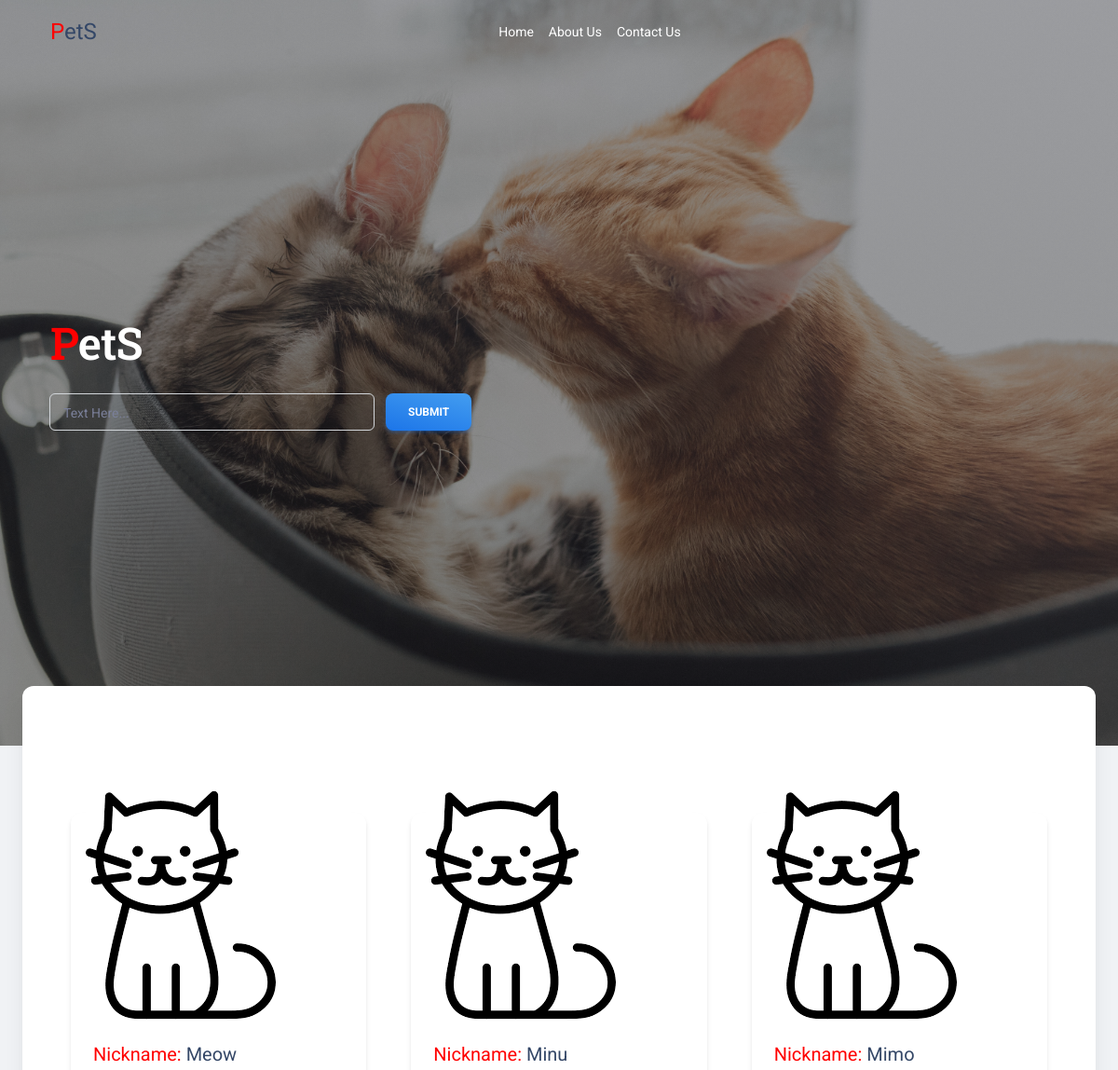
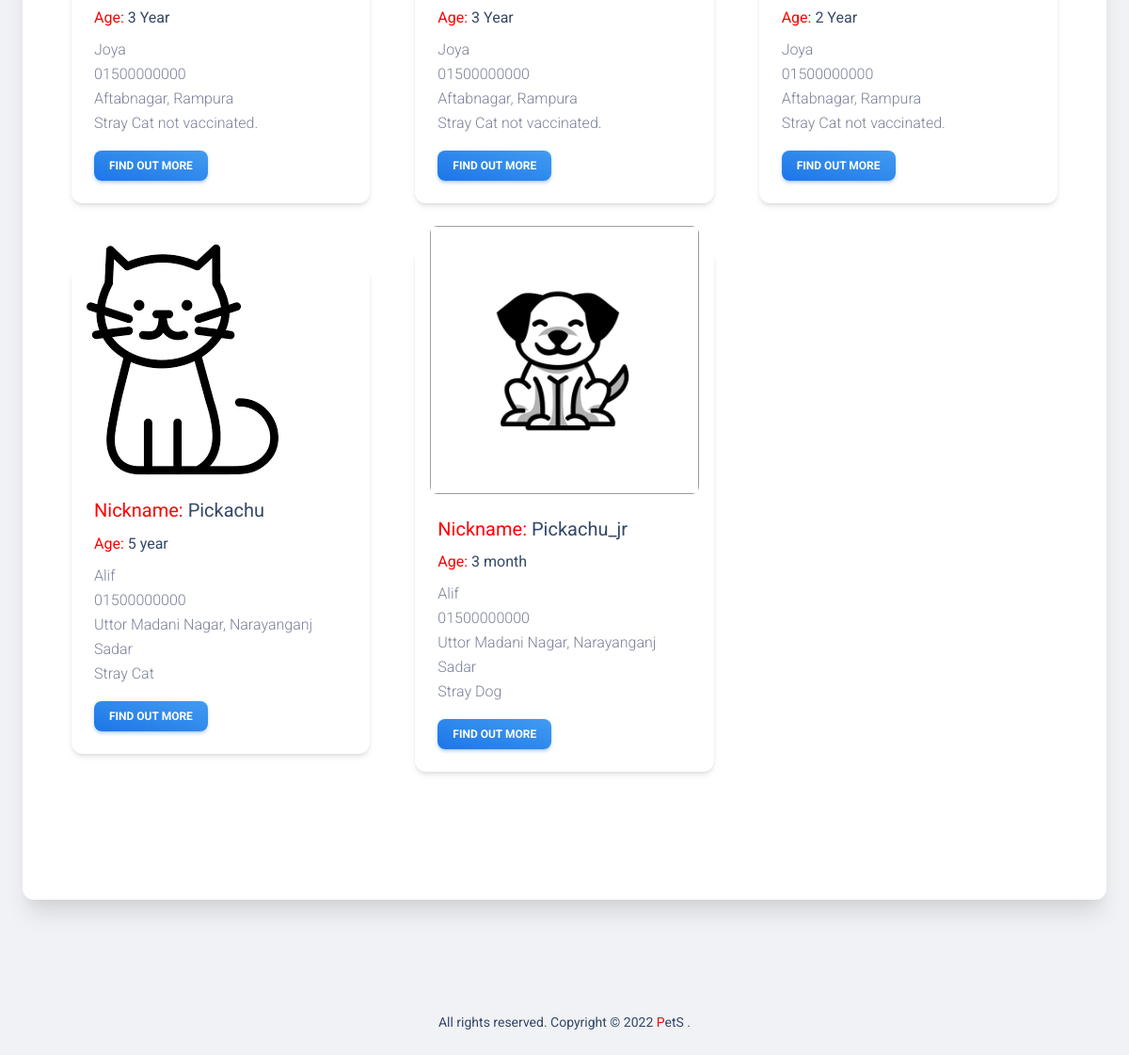
Page /adoption/adoptionhome.php on the committed database (2 pictures, top to bottom).
### tables this page shows
CREATE TABLE `pet_info` (
  `id` int(11) NOT NULL,
  `pet_name` varchar(30) DEFAULT NULL,
  `pet_age` varchar(10) DEFAULT NULL,
  `pet_photo` varchar(300) DEFAULT NULL,
  `pet_gender` varchar(10) DEFAULT NULL,
  `pet_type` varchar(20) DEFAULT NULL,
  `pet_owner` varchar(30) DEFAULT NULL,
  `contact_no` varchar(15) DEFAULT NULL,
  `address` varchar(200) DEFAULT NULL,
  `medical_condition` varchar(300) DEFAULT NULL,
  `adoption_status` varchar(20) DEFAULT 'unadopted'
);

### adoption/adoptionhome.php (the view, shortened to what this page needs)
<?php include "adoptionheader.php";
      include "config.php";
      if (isset($_POST['submit'])){
        $type = $_POST['type'];
        $type = strtolower($type);
        $type = ucfirst($type);
        $sql = "SELECT * FROM pet_info WHERE pet_type = '".$type."'";
        $result = mysqli_query($conn,$sql);
      } else
      {
        $sql = "SELECT * FROM pet_info";
        $result = mysqli_query($conn,$sql);
      }
?>
<body class="index-page bg-gray-200">
    <header>
        <nav class="navbar navbar-expand-lg navbar-dark navbar-absolute bg-transparent shadow-none">
            <div class="container">
                <a href="index.php" class="navbar-brand" style="font-size: 24px;"><span
                        style="color: red;">P</span>etS</a>
                <div class="collapse navbar-collapse" id="navbar-header-2">
                    <ul class="navbar-nav mx-auto">
                        <li class="nav-item">
                            <a class="nav-link text-white" href="javascript:;">
                                Home
                            </a>
                        </li>
                        <li class="nav-item">
                            <a class="nav-link text-white" href="javascript:;">
                                About Us
                            </a>
                        </li>
                        <li class="nav-item">
                            <a class="nav-link text-white" href="javascript:;">
                                Contact Us
                            </a>
                        </li>
                    </ul>
                </div>
            </div>
        </nav>
        <div class="page-header min-vh-100" style="background-image: url(&#39;./assets/img/examples/pets.jpg&#39;);"
            loading="lazy">
            <span class="mask bg-gradient-dark opacity-5"></span>
            <div class="container">
                <div class="row">
                    <div class="col-lg-6 col-md-7 d-flex justify-content-center flex-column">
                        <h1 class="text-white mb-4"><span style="color: red;">P</span>etS</h1>
                        <form action="#" method="post">
                            <div class="row">
                                <div class="col-8">
                                    <div class="input-group input-group-outline">
                                        <label class="form-label">Text Here...</label>
                                        <input type="text" name='type' class="form-control mb-sm-0">
                                    </div>
                                </div>
                                <div class="col-4 ps-0">
                                    <input type="submit"
                                        class="btn bg-gradient-info mb-0 h-100 position-relative z-index-2" name="submit" value="Submit">
                                </div>
                            </div>
                        </form>
                    </div>
                </div>
            </div>
        </div>
    </header>
<div class="card card-body shadow-xl mx-3 mx-md-4 mt-n6">
    <section class="py-7">
        <div class="container">
            <div class="row align-items-center">
                <?php
            while($row = mysqli_fetch_assoc($result)) {
                ?>
                <br>
                <div class="col-lg-4 p-4">
                    <div class="card">
                        <div class="card-header p-0 position-relative mt-n4 mx-3 z-index-2">
                            <a class="d-block blur-shadow-image">
                                <?php if ($row['pet_type']=='Dog'){
                                   echo '<img src="./assets/img/dog.jpg" alt="img-colored-shadow" class="img-fluid border-radius-lg">';
                                   } else {
                                    echo '<img src="./assets/img/cat.png" alt="img-colored-shadow" class="img-fluid border-radius-lg">';
                                }?>
                            </a>
                        </div>
                        <div class="card-body text-right">
                            <h5 class="font-weight-normal">
                                <a href="javascript:;"><span style="color: red;">Nickname:</span>
                                    <?php echo $row['pet_name']; ?></a>
                            </h5>
                            <h6 class="font-weight-normal">
                                <a href="javascript:;"><span style="color: red;">Age:</span>
                                    <?php echo $row['pet_age']; ?> </a>
                            </h6>
                            <p class="mb-0">
                                <?php echo $row['pet_owner']; ?><br>
                                <?php echo $row['contact_no']; ?> <br>
                                <?php echo $row['address']; ?> <br>
                                <?php echo $row['medical_condition']; ?>
                            </p>
                            <a type="button" href="petinformation.php?id=<?php echo $row['id']; ?>"
                                class="btn bg-gradient-info btn-sm mb-0 mt-3">Find out more</a>
                        </div>
                    </div>
                </div>
                <br>
                <?php } ?>
            </div>
        </div>
    </section>
</div>
<?php include "adoptionfooter.php"; ?>

### adoption/adoptionheader.php (shortened to what this page needs)
<!DOCTYPE html>
<html lang="en" itemscope itemtype="http://schema.org/WebPage">
<head>
    <link href="./assets/css/nucleo-icons.css" rel="stylesheet" />
    <link href="./assets/css/nucleo-svg.css" rel="stylesheet" />
    <link id="pagestyle" href="./assets/css/material-kit.css?v=3.0.4" rel="stylesheet" />
</head>

### adoption/adoptionfooter.php (shortened to what this page needs)
<footer class="footer pt-5 mt-5">
  <div class="container">
    <div class=" row">
      <div class="col-12">
        <div class="text-center">
          <p class="text-dark my-4 text-sm font-weight-normal">
            All rights reserved. Copyright © <script>document.write(new Date().getFullYear())</script> <span style="color: red;">P</span>etS <a href="#" target="_blank"></a>.
          </p>
        </div>
      </div>
    </div>
  </div>
</footer>
</body>
</html>

### rows in the picture
pet_info: pet_name "Meow", pet_age "3 Year", pet_owner "Joya", contact_no "01500000000", address "Aftabnagar, Rampura", medical_condition "Stray Cat not vaccinated."
pet_info: pet_name "Minu", pet_age "3 Year", pet_owner "Joya", contact_no "01500000000", address "Aftabnagar, Rampura", medical_condition "Stray Cat not vaccinated."
pet_info: pet_name "Mimo", pet_age "2 Year", pet_owner "Joya", contact_no "01500000000", address "Aftabnagar, Rampura", medical_condition "Stray Cat not vaccinated."
pet_info: pet_name "Pickachu", pet_age "5 year", pet_owner "Alif", contact_no "01500000000", address "Uttor Madani Nagar, Narayanganj Sadar", medical_condition "Stray Cat"
pet_info: pet_name "Pickachu_jr", pet_age "3 month", pet_owner "Alif", contact_no "01500000000", address "Uttor Madani Nagar, Narayanganj Sadar", medical_condition "Stray Dog"
